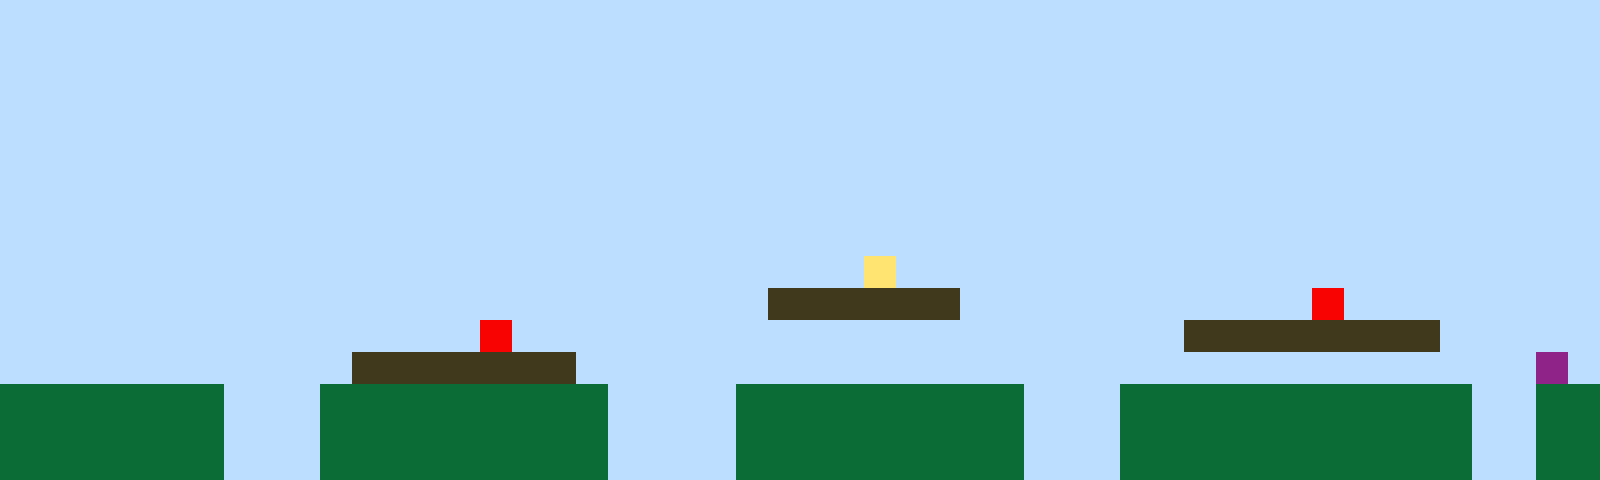

This game map was drawn from its Tiled (.tmx) file and the tilesets committed beside it. A one-line description and the full map source follow:
An orthogonal 50x15 tile map with 32x32 px tiles, 1 tile layer (Tile Layer 1).

<map version="1.10" tiledversion="1.11.2" orientation="orthogonal" renderorder="right-up" width="50" height="15" tilewidth="32" tileheight="32" infinite="0" nextlayerid="2" nextobjectid="1"><editorsettings><export target="map1.csv" format="csv" /></editorsettings><tileset firstgid="1" name="sprites" tilewidth="32" tileheight="32" tilecount="6" columns="3"><image source="sprites.png" width="96" height="64" /></tileset><layer id="1" name="Tile Layer 1" width="50" height="15"><data encoding="csv">1,1,1,1,1,1,1,1,1,1,1,1,1,1,1,1,1,1,1,1,1,1,1,1,1,1,1,1,1,1,1,1,1,1,1,1,1,1,1,1,1,1,1,1,1,1,1,1,1,1,1,1,1,1,1,1,1,1,1,1,1,1,1,1,1,1,1,1,1,1,1,1,1,1,1,1,1,1,1,1,1,1,1,1,1,1,1,1,1,1,1,1,1,1,1,1,1,1,1,1,1,1,1,1,1,1,1,1,1,1,1,1,1,1,1,1,1,1,1,1,1,1,1,1,1,1,1,1,1,1,1,1,1,1,1,1,1,1,1,1,1,1,1,1,1,1,1,1,1,1,1,1,1,1,1,1,1,1,1,1,1,1,1,1,1,1,1,1,1,1,1,1,1,1,1,1,1,1,1,1,1,1,1,1,1,1,1,1,1,1,1,1,1,1,1,1,1,1,1,1,1,1,1,1,1,1,1,1,1,1,1,1,1,1,1,1,1,1,1,1,1,1,1,1,1,1,1,1,1,1,1,1,1,1,1,1,1,1,1,1,1,1,1,1,1,1,1,1,1,1,1,1,1,1,1,1,1,1,1,1,1,1,1,1,1,1,1,1,1,1,1,1,1,1,1,1,1,1,1,1,1,1,1,1,1,1,1,1,1,1,1,1,1,1,1,1,1,1,1,1,1,1,1,1,1,1,1,1,1,1,1,1,1,1,1,1,1,1,1,1,1,1,1,1,1,1,1,1,1,1,1,1,1,1,1,1,1,1,1,1,1,1,1,1,1,1,1,1,1,1,1,1,1,1,1,1,1,1,1,1,1,1,1,1,1,1,1,1,1,1,1,1,1,1,1,1,1,1,1,1,1,1,1,1,1,1,1,1,1,1,1,1,1,1,1,1,1,1,1,1,1,1,1,1,1,1,1,1,1,1,1,1,1,1,1,1,1,1,1,1,1,1,1,1,1,1,1,4,1,1,1,1,1,1,1,1,1,1,1,1,1,1,1,1,1,1,1,1,1,1,1,1,1,1,1,1,1,1,1,1,1,1,1,1,1,1,1,1,1,1,1,1,1,1,3,3,3,3,3,3,1,1,1,1,1,1,1,1,1,1,1,5,1,1,1,1,1,1,1,1,1,1,1,1,1,1,1,1,1,1,1,1,1,1,1,5,1,1,1,1,1,1,1,1,1,1,1,1,1,1,1,1,1,1,1,1,1,3,3,3,3,3,3,3,3,1,1,1,1,1,1,1,1,1,1,1,1,1,1,1,1,3,3,3,3,3,3,3,1,1,1,1,1,1,1,1,1,1,1,1,1,1,1,1,1,1,1,1,1,1,1,1,1,1,1,1,1,1,6,1,2,2,2,2,2,2,2,1,1,1,2,2,2,2,2,2,2,2,2,1,1,1,1,2,2,2,2,2,2,2,2,2,1,1,1,2,2,2,2,2,2,2,2,2,2,2,1,1,2,2,2,2,2,2,2,2,2,1,1,1,2,2,2,2,2,2,2,2,2,1,1,1,1,2,2,2,2,2,2,2,2,2,1,1,1,2,2,2,2,2,2,2,2,2,2,2,1,1,2,2,2,2,2,2,2,2,2,1,1,1,2,2,2,2,2,2,2,2,2,1,1,1,1,2,2,2,2,2,2,2,2,2,1,1,1,2,2,2,2,2,2,2,2,2,2,2,1,1,2,2</data></layer></map>
